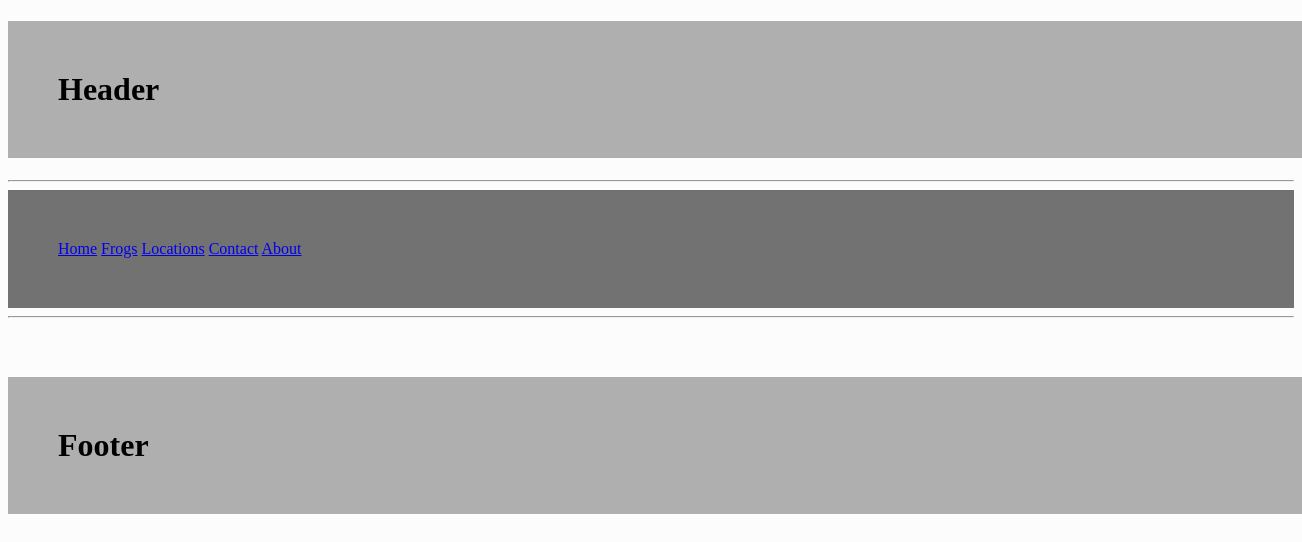
Page /frog/3 on the earlier database version.
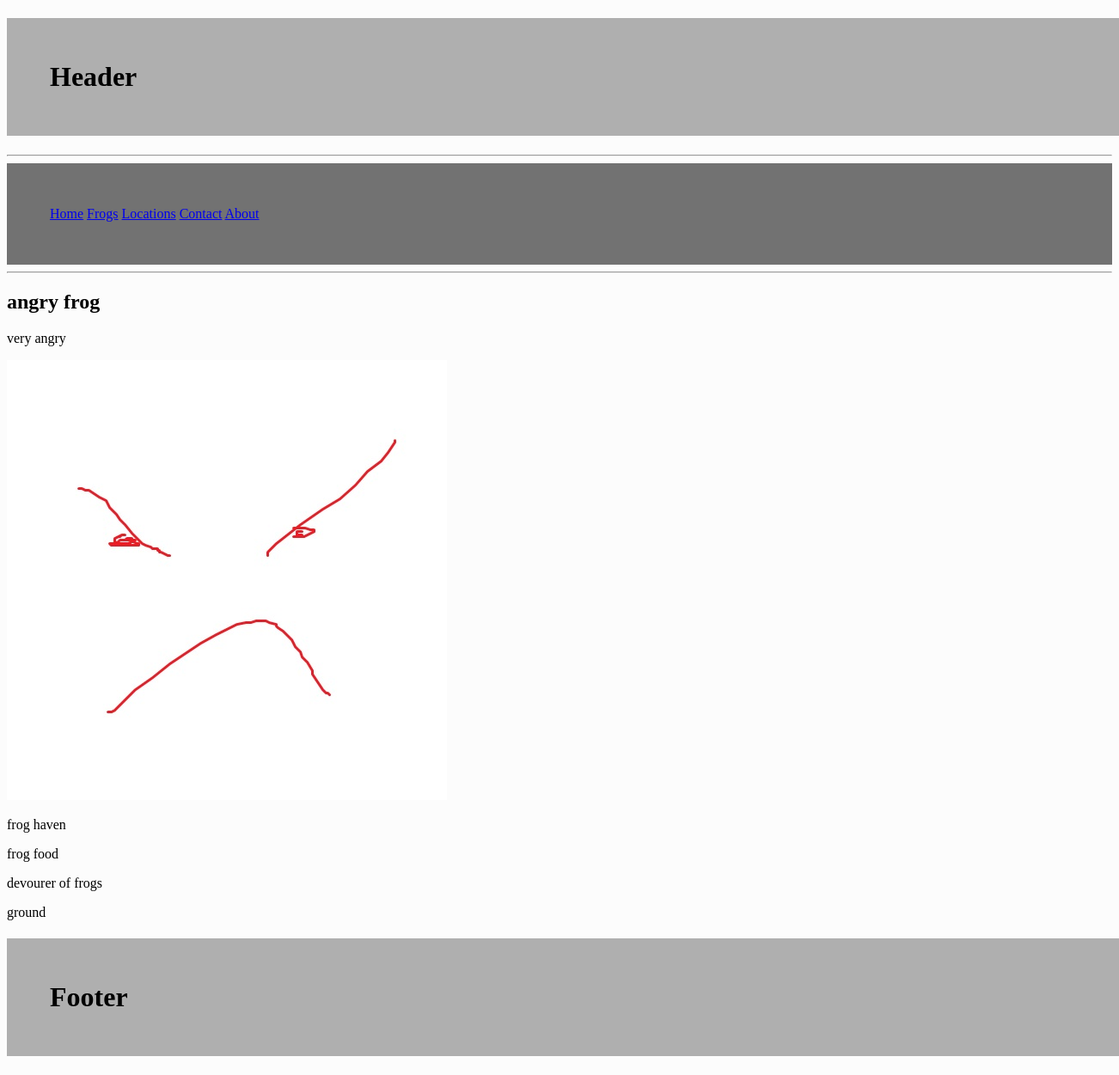
Same page on the later database version.
### tables this page shows
CREATE TABLE frogs (id INTEGER PRIMARY KEY AUTOINCREMENT, name TEXT, image TEXT, description TEXT);

CREATE TABLE country (id INTEGER PRIMARY KEY AUTOINCREMENT, name TEXT);

CREATE TABLE prey (id INTEGER PRIMARY KEY AUTOINCREMENT, name TEXT, description TEXT);

CREATE TABLE predator (id INTEGER PRIMARY KEY AUTOINCREMENT, name TEXT, description TEXT);

CREATE TABLE habitat (id INTEGER PRIMARY KEY AUTOINCREMENT, name TEXT, description TEXT);

### routes.py (the view)
@app.route('/frog/<int:id>')
def frog(id):
    conn = sqlite3.connect('frog.db')
    cur = conn.cursor()
    cur.execute('SELECT * FROM frogs WHERE id=?', (id,))
    frog = cur.fetchone()
    cur.execute('SELECT * FROM country WHERE id IN(SELECT cid FROM FrogCountry WHERE fid =?)', (id,))
    country = cur.fetchall()
    cur.execute('SELECT * FROM prey WHERE id IN(SELECT pid FROM FrogPrey WHERE fid =?)', (id,))
    prey = cur.fetchall()
    cur.execute('SELECT * FROM predator WHERE id IN(SELECT pid FROM FrogPredator WHERE fid =?)', (id,))
    predator = cur.fetchall()
    cur.execute('SELECT * FROM habitat WHERE id IN(SELECT hid FROM FrogHabitat WHERE fid =?)', (id,))
    habitat = cur.fetchall()
    return render_template("frog.html", frog = frog, country = country, prey = prey, predator = predator, habitat = habitat)

### templates/frog.html
{%extends "layout.html"%}
{%block content%}
<h2>{{frog[1]}}</h2> <p>{{frog[3]}}</p>
<img src = "{{frog[2]}}" />
{%for item in country %}
    <p>{{item[1]}}</p>
{%endfor%}
{%for item in prey %}
    <p>{{item[1]}}</p>
{%endfor%}
{%for item in predator %}
    <p>{{item[1]}}</p>
{%endfor%}
{%for item in habitat %}
    <p>{{item[1]}}</p>
{%endfor%}
{%endblock%}

Differences in the rows shown:
added frogs: name "angry frog", description "very angry", image (picture)
now on this page (row unchanged): country: name "frog haven"
now on this page (row unchanged): prey: name "frog food"
now on this page (row unchanged): predator: name "devourer of frogs"
now on this page (row unchanged): habitat: name "ground"
